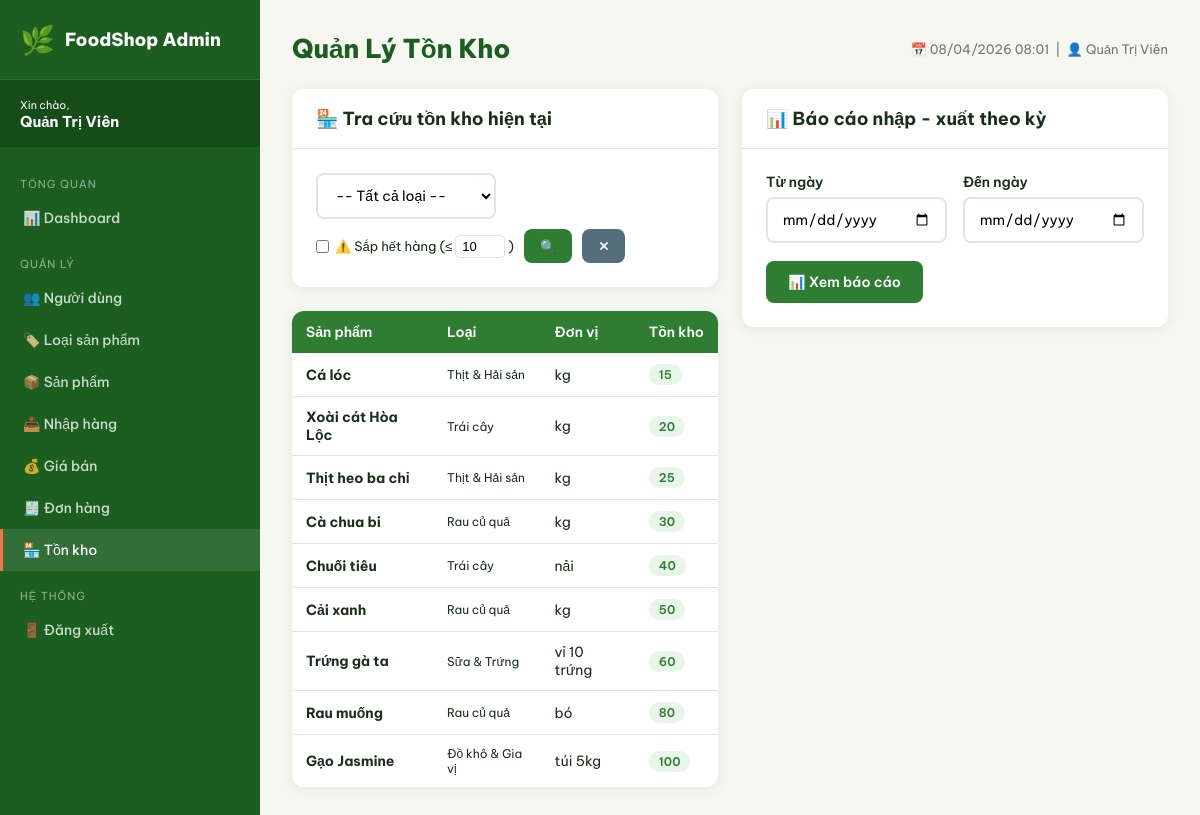
The page /admin/inventory.php (signed in) on the database its author committed.
### tables this page shows
CREATE TABLE products (
    id INT AUTO_INCREMENT PRIMARY KEY,
    category_id INT NOT NULL,
    code VARCHAR(50) UNIQUE NOT NULL,
    name VARCHAR(300) NOT NULL,
    description TEXT,
    unit VARCHAR(50) DEFAULT 'kg',
    image VARCHAR(300),
    cost_price DECIMAL(12,2) DEFAULT 0,
    profit_rate DECIMAL(5,2) DEFAULT 20.00,
    sell_price DECIMAL(12,2) DEFAULT 0,
    stock INT DEFAULT 0,
    status ENUM('show','hide') DEFAULT 'show',
    created_at TIMESTAMP DEFAULT CURRENT_TIMESTAMP,
    FOREIGN KEY (category_id) REFERENCES categories(id)
);

CREATE TABLE categories (
    id INT AUTO_INCREMENT PRIMARY KEY,
    name VARCHAR(200) NOT NULL,
    slug VARCHAR(200),
    description TEXT,
    status ENUM('show','hide') DEFAULT 'show',
    profit_rate DECIMAL(5,2) DEFAULT 20.00
);

### config/functions.php (called while the page is built, shortened)
<?php
function sanitize($str) {
    return htmlspecialchars(trim($str), ENT_QUOTES, 'UTF-8');
}

### admin/inventory.php (the view, shortened to what this page needs)
<?php
require_once 'includes/header.php';
$filter     = $_GET['filter'] ?? '';
$date_from  = $_GET['date_from'] ?? '';
$date_to    = $_GET['date_to'] ?? '';
$low_thresh = (int)($_GET['low_thresh'] ?? LOW_STOCK_THRESHOLD);
$where = ['p.status="show"']; $params = [];
$w = 'WHERE '.implode(' AND ', $where);
$stmt = $pdo->prepare("SELECT p.*, c.name as cat_name FROM products p JOIN categories c ON p.category_id=c.id $w ORDER BY p.stock ASC, c.name, p.name");
$stmt->execute($params);
$products = $stmt->fetchAll();
?>
<div style="display:grid;grid-template-columns:1fr 1fr;gap:24px;margin-bottom:24px;">
    <div>
        <div class="card mb-3">
            <div class="card-header"><h3>🏪 Tra cứu tồn kho hiện tại</h3></div>
            <div class="card-body">
                <form style="display:flex;gap:10px;flex-wrap:wrap;">
                    <select name="cat" class="form-control" style="width:180px">
                        <option value="">-- Tất cả loại --</option>
                    </select>
                    <div style="display:flex;align-items:center;gap:6px;">
                        <input type="checkbox" name="filter" value="low" id="low_cb" <?= $filter==='low'?'checked':'' ?> onchange="this.form.submit()">
                        <label for="low_cb" style="font-size:13px;cursor:pointer;">⚠️ Sắp hết hàng (≤
                            <input type="number" name="low_thresh" value="<?= $low_thresh ?>" style="width:50px;padding:3px 6px;border:1px solid var(--border);border-radius:4px;font-size:13px;">
                        )</label>
                    </div>
                    <button type="submit" class="btn btn-primary btn-sm">🔍</button>
                    <a href="/shop/admin/inventory.php" class="btn btn-secondary btn-sm">✕</a>
                </form>
            </div>
        </div>
        <div class="card">
            <div class="table-wrap">
                <table class="table">
                    <thead><tr><th>Sản phẩm</th><th>Loại</th><th>Đơn vị</th><th>Tồn kho</th></tr></thead>
                    <tbody>
                    <?php foreach ($products as $p): ?>
                    <tr <?= $p['stock'] <= $low_thresh ? 'style="background:#fff8e1"' : '' ?>>
                        <td><strong><?= sanitize($p['name']) ?></strong></td>
                        <td style="font-size:12px"><?= sanitize($p['cat_name']) ?></td>
                        <td><?= sanitize($p['unit']) ?></td>
                        <td>
                            <span class="badge <?= $p['stock'] == 0 ? 'badge-danger' : ($p['stock'] <= $low_thresh ? 'badge-warning' : 'badge-success') ?>">
                                <?= $p['stock'] ?>
                            </span>
                        </td>
                    </tr>
                    <?php endforeach; ?>
                    </tbody>
                </table>
            </div>
        </div>
    </div>
    <div>
        <div class="card mb-3">
            <div class="card-header"><h3>📊 Báo cáo nhập - xuất theo kỳ</h3></div>
            <div class="card-body">
                <form method="GET">
                    <div class="form-row">
                        <div class="form-group">
                            <label>Từ ngày</label>
                            <input type="date" name="date_from" class="form-control" value="<?= $date_from ?>">
                        </div>
                        <div class="form-group">
                            <label>Đến ngày</label>
                            <input type="date" name="date_to" class="form-control" value="<?= $date_to ?>">
                        </div>
                    </div>
                    <button type="submit" class="btn btn-primary">📊 Xem báo cáo</button>
                </form>
            </div>
        </div>
    </div>
</div>
<?php require_once 'includes/footer.php'; ?>

### assets/css/style.css (style rules this page uses)
:root { --primary: #2e7d32; --primary-light: #4caf50; --primary-dark: #1b5e20; --accent: #ff7043; --accent-light: #ff8a65; --bg: #f5f7f0; --white: #ffffff; --text: #1a2e1a; --text-muted: #6b7c6b; --border: #dde8dd; --shadow: 0 2px 12px rgba(46,125,50,0.10); --shadow-hover: 0 8px 32px rgba(46,125,50,0.18); --radius: 12px; --radius-sm: 8px; }
* { box-sizing: border-box; margin: 0; padding: 0; }
body { font-family: 'Be Vietnam Pro', sans-serif; background: var(--bg); color: var(--text); min-height: 100vh; }
a { color: inherit; text-decoration: none; }
.btn { display: inline-flex; align-items: center; justify-content: center; gap: 6px; padding: 10px 20px; border-radius: var(--radius-sm); font-family: inherit; font-size: 14px; font-weight: 600; cursor: pointer; border: 2px solid transparent; transition: all 0.2s; text-decoration: none; }
.btn-primary { background: var(--primary); color: white; }
.btn-sm { padding: 7px 14px; font-size: 13px; }
.btn-secondary { background: #546e7a; color: white; }
.form-group { margin-bottom: 18px; }
.form-group label { display: block; font-weight: 600; font-size: 14px; margin-bottom: 6px; color: var(--text); }
.form-control { width: 100%; padding: 11px 14px; border: 2px solid var(--border); border-radius: var(--radius-sm); font-family: inherit; font-size: 14px; outline: none; transition: border-color 0.2s; background: white; }
select.form-control { cursor: pointer; }
.form-row { display: grid; grid-template-columns: 1fr 1fr; gap: 16px; }
.table-wrap { overflow-x: auto; }
.table { width: 100%; border-collapse: collapse; font-size: 14px; }
.table th { background: var(--primary); color: white; padding: 12px 14px; font-weight: 600; text-align: left; white-space: nowrap; }
.table td { padding: 11px 14px; border-bottom: 1px solid var(--border); vertical-align: middle; }
.table tr:last-child td { border-bottom: none; }
.badge { display: inline-block; padding: 3px 10px; border-radius: 50px; font-size: 12px; font-weight: 600; }
.badge-success { background: #e8f5e9; color: #2e7d32; }
.card { background: white; border-radius: var(--radius); box-shadow: var(--shadow); overflow: hidden; }
.card-header { padding: 18px 24px; border-bottom: 1px solid var(--border); display: flex; align-items: center; justify-content: space-between; }
.card-header h3 { font-size: 18px; font-weight: 700; }
.card-body { padding: 24px; }
.mb-3 { margin-bottom: 24px; }

### rows shown on the page
products: name "Cá lóc", category.name "Thịt & Hải sản", unit "kg", stock "15"
products: name "Xoài cát Hòa Lộc", category.name "Trái cây", unit "kg", stock "20"
products: name "Thịt heo ba chỉ", category.name "Thịt & Hải sản", unit "kg", stock "25"
products: name "Cà chua bi", category.name "Rau củ quả", unit "kg", stock "30"
products: name "Chuối tiêu", category.name "Trái cây", unit "nải", stock "40"
products: name "Cải xanh", category.name "Rau củ quả", unit "kg", stock "50"
products: name "Trứng gà ta", category.name "Sữa & Trứng", unit "vỉ 10 trứng", stock "60"
products: name "Rau muống", category.name "Rau củ quả", unit "bó", stock "80"
products: name "Gạo Jasmine", category.name "Đồ khô & Gia vị", unit "túi 5kg", stock "100"

### other values the page prints
$_SESSION['fullname'] "Quản Trị Viên"
$page_title "Quản Lý Tồn Kho"
